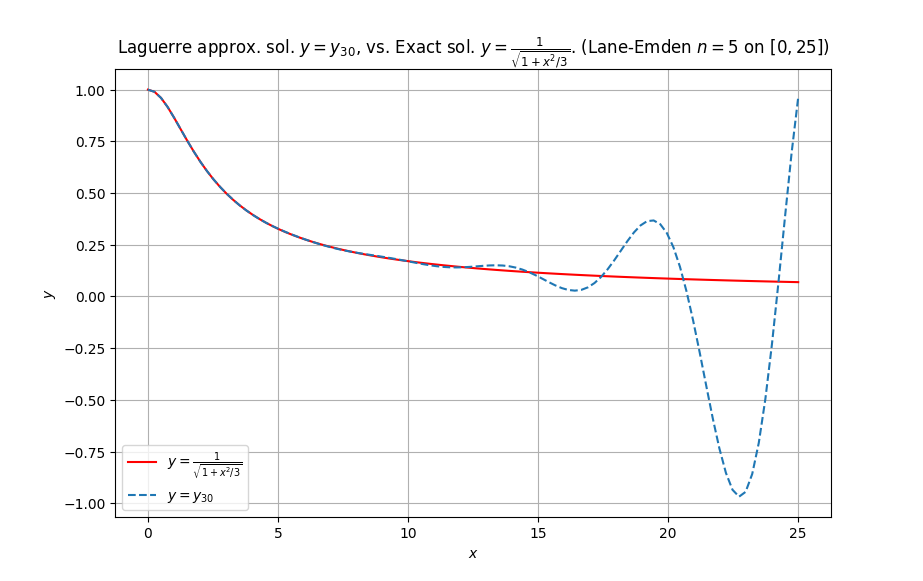

The Python source for this figure:
from DESolver5 import *

mpmath.mp.dps = 300
mpmath.mp.prec = 300

#DESolver(g,f,D,XY=[],DXDY=[], basis="c", N=20)
M=5


plt.title(r"Laguerre approx. sol. $y=y_{30}$, vs. Exact sol. $y=\frac{1}{\sqrt{1+x^2/3}}$. (Lane-Emden $n=5$ on $[0,25]$)")
z = [1]
D = [0,25]


points = 100
dx = (D[1]-D[0])/(points-1)
xlist = [D[0]+i*dx for i in range(points)]

plt.plot(xlist,[1/sqrt(1+x**2/3) for x in xlist],"-r",label=r"$y=\frac{1}{\sqrt{1+x^2/3}}$")
#plt.plot(xlist,[1 for x in xlist],"--",label=r"$y=y_0$")

for i in range(30):

	def g0(x):
		return M*polyeval(z,x)**(M-1)

	def g1(x):
		return 2/x

	def g2(x):
		return 1

	# What our ODE equals
	def f(x):

		return (M-1)*polyeval(z,x)**(M)

	g = [g0,g1,g2]
	yi1 = z.copy()
	z = DESolver(g,f,D=D,XY=[[0],[1]],DXDY=[[0],[0]],basis="l",N=25)
	yi = z.copy()

	def h(x):

		return abs(x*polyeval(polydiff(polydiff(yi.copy())),x)+2*polyeval(polydiff(yi.copy()),x)+x*polyeval(yi.copy(),x)**3)

	a = integrate(h,0,D[1],N=1000)

	print(-math.log(1/D[1]*a,10),"Residual Error - ODE")


	aylist = [polyeval(z,x) for x in xlist]
	#plt.plot(xlist,aylist,"--",label=r"$y=y_{"+str(i+1)+"}$")

plt.plot(xlist,aylist,"--",label=r"$y=y_{"+str(i+1)+"}$")
plt.legend()
plt.show()
plt.clf()
